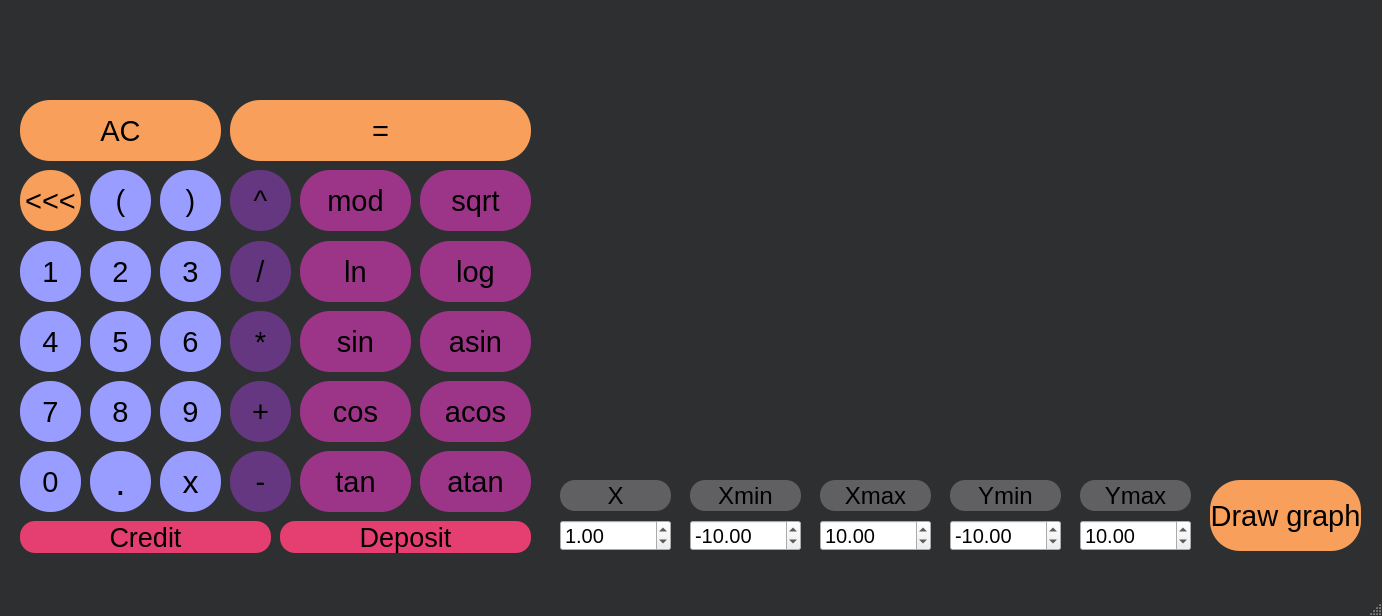
<?xml version="1.0" encoding="UTF-8"?>
<ui version="4.0">
 <class>s21_view</class>
 <widget class="QMainWindow" name="s21_view">
  <property name="geometry">
   <rect>
    <x>0</x>
    <y>0</y>
    <width>1382</width>
    <height>616</height>
   </rect>
  </property>
  <property name="windowTitle">
   <string>s21_view</string>
  </property>
  <property name="styleSheet">
   <string notr="true">QMainWindow {
	background-color: rgb(46, 47, 48);
}</string>
  </property>
  <widget class="QWidget" name="centralwidget">
   <widget class="QLabel" name="input_box">
    <property name="geometry">
     <rect>
      <x>20</x>
      <y>20</y>
      <width>1341</width>
      <height>71</height>
     </rect>
    </property>
    <property name="font">
     <font>
      <pointsize>25</pointsize>
     </font>
    </property>
    <property name="styleSheet">
     <string notr="true">QLabel {
	background-color: rgb(46, 47, 48);
	border: none;
	color: rgb(255, 255, 255);
	border-radius: 30px;
}</string>
    </property>
    <property name="text">
     <string/>
    </property>
   </widget>
   <widget class="QPushButton" name="AC_button">
    <property name="geometry">
     <rect>
      <x>20</x>
      <y>100</y>
      <width>201</width>
      <height>61</height>
     </rect>
    </property>
    <property name="font">
     <font>
      <pointsize>22</pointsize>
     </font>
    </property>
    <property name="styleSheet">
     <string notr="true">QPushButton {
	background-color: rgb(248, 159, 91);
	border: none;
	color: rgb(0, 0, 0);
	border-radius: 30px;
}
QPushButton:pressed {
	background-color: rgb(153, 84, 255);
	border: none;
	color: rgb(0, 0, 0);
	border-radius: 30px;
}</string>
    </property>
    <property name="text">
     <string>AC</string>
    </property>
   </widget>
   <widget class="QPushButton" name="asin_button">
    <property name="geometry">
     <rect>
      <x>420</x>
      <y>311</y>
      <width>111</width>
      <height>61</height>
     </rect>
    </property>
    <property name="font">
     <font>
      <pointsize>22</pointsize>
     </font>
    </property>
    <property name="styleSheet">
     <string notr="true">QPushButton {
	background-color: rgb(156, 53, 135);
	border: none;
	color: rgb(0, 0, 0);
	border-radius: 30px;
}
QPushButton:pressed {
	background-color: rgb(153, 84, 255);
	border: none;
	color: rgb(0, 0, 0);
	border-radius: 30px;
}</string>
    </property>
    <property name="text">
     <string>asin</string>
    </property>
   </widget>
   <widget class="QPushButton" name="mul_button">
    <property name="geometry">
     <rect>
      <x>230</x>
      <y>311</y>
      <width>61</width>
      <height>61</height>
     </rect>
    </property>
    <property name="font">
     <font>
      <pointsize>22</pointsize>
     </font>
    </property>
    <property name="styleSheet">
     <string notr="true">QPushButton {
	background-color: rgb(101, 55, 128);
	border: none;
	color: rgb(0, 0, 0);
	border-radius: 30px;
}
QPushButton:pressed {
	background-color: rgb(153, 84, 255);
	border: none;
	color: rgb(0, 0, 0);
	border-radius: 30px;
}</string>
    </property>
    <property name="text">
     <string>*</string>
    </property>
    <property name="iconSize">
     <size>
      <width>16</width>
      <height>16</height>
     </size>
    </property>
   </widget>
   <widget class="QPushButton" name="degree_button">
    <property name="geometry">
     <rect>
      <x>230</x>
      <y>170</y>
      <width>61</width>
      <height>61</height>
     </rect>
    </property>
    <property name="font">
     <font>
      <pointsize>22</pointsize>
     </font>
    </property>
    <property name="styleSheet">
     <string notr="true">QPushButton {
	background-color: rgb(101, 55, 128);
	border: none;
	color: rgb(0, 0, 0);
	border-radius: 30px;
}
QPushButton:pressed {
	background-color: rgb(153, 84, 255);
	border: none;
	color: rgb(0, 0, 0);
	border-radius: 30px;
}</string>
    </property>
    <property name="text">
     <string>^</string>
    </property>
   </widget>
   <widget class="QPushButton" name="sin_button">
    <property name="geometry">
     <rect>
      <x>300</x>
      <y>311</y>
      <width>111</width>
      <height>61</height>
     </rect>
    </property>
    <property name="font">
     <font>
      <pointsize>22</pointsize>
     </font>
    </property>
    <property name="styleSheet">
     <string notr="true">QPushButton {
	background-color: rgb(156, 53, 135);
	border: none;
	color: rgb(0, 0, 0);
	border-radius: 30px;
}
QPushButton:pressed {
	background-color: rgb(153, 84, 255);
	border: none;
	color: rgb(0, 0, 0);
	border-radius: 30px;
}</string>
    </property>
    <property name="text">
     <string>sin</string>
    </property>
   </widget>
   <widget class="QPushButton" name="zero_button">
    <property name="geometry">
     <rect>
      <x>20</x>
      <y>451</y>
      <width>61</width>
      <height>61</height>
     </rect>
    </property>
    <property name="font">
     <font>
      <pointsize>22</pointsize>
     </font>
    </property>
    <property name="styleSheet">
     <string notr="true">QPushButton {
	background-color: rgb(152, 157, 255);
	border: none;
	color: rgb(0, 0, 0);
	border-radius: 30px;
}
QPushButton:pressed {
	background-color: rgb(153, 84, 255);
	border: none;
	color: rgb(0, 0, 0);
	border-radius: 30px;
}</string>
    </property>
    <property name="text">
     <string>0</string>
    </property>
   </widget>
   <widget class="QPushButton" name="plus_button">
    <property name="geometry">
     <rect>
      <x>230</x>
      <y>381</y>
      <width>61</width>
      <height>61</height>
     </rect>
    </property>
    <property name="font">
     <font>
      <pointsize>22</pointsize>
     </font>
    </property>
    <property name="styleSheet">
     <string notr="true">QPushButton {
	background-color: rgb(101, 55, 128);
	border: none;
	color: rgb(0, 0, 0);
	border-radius: 30px;
}
QPushButton:pressed {
	background-color: rgb(153, 84, 255);
	border: none;
	color: rgb(0, 0, 0);
	border-radius: 30px;
}</string>
    </property>
    <property name="text">
     <string>+</string>
    </property>
   </widget>
   <widget class="QPushButton" name="acos_button">
    <property name="geometry">
     <rect>
      <x>420</x>
      <y>381</y>
      <width>111</width>
      <height>61</height>
     </rect>
    </property>
    <property name="font">
     <font>
      <pointsize>22</pointsize>
     </font>
    </property>
    <property name="styleSheet">
     <string notr="true">QPushButton {
	background-color: rgb(156, 53, 135);
	border: none;
	color: rgb(0, 0, 0);
	border-radius: 30px;
}
QPushButton:pressed {
	background-color: rgb(153, 84, 255);
	border: none;
	color: rgb(0, 0, 0);
	border-radius: 30px;
}</string>
    </property>
    <property name="text">
     <string>acos</string>
    </property>
   </widget>
   <widget class="QPushButton" name="four_button">
    <property name="geometry">
     <rect>
      <x>20</x>
      <y>311</y>
      <width>61</width>
      <height>61</height>
     </rect>
    </property>
    <property name="font">
     <font>
      <pointsize>22</pointsize>
     </font>
    </property>
    <property name="styleSheet">
     <string notr="true">QPushButton {
	background-color: rgb(152, 157, 255);
	border: none;
	color: rgb(0, 0, 0);
	border-radius: 30px;
}
QPushButton:pressed {
	background-color: rgb(153, 84, 255);
	border: none;
	color: rgb(0, 0, 0);
	border-radius: 30px;
}</string>
    </property>
    <property name="text">
     <string>4</string>
    </property>
   </widget>
   <widget class="QPushButton" name="mod_button">
    <property name="geometry">
     <rect>
      <x>300</x>
      <y>170</y>
      <width>111</width>
      <height>61</height>
     </rect>
    </property>
    <property name="font">
     <font>
      <pointsize>22</pointsize>
     </font>
    </property>
    <property name="styleSheet">
     <string notr="true">QPushButton {
	background-color: rgb(156, 53, 135);
	border: none;
	color: rgb(0, 0, 0);
	border-radius: 30px;
}
QPushButton:pressed {
	background-color: rgb(153, 84, 255);
	border: none;
	color: rgb(0, 0, 0);
	border-radius: 30px;
}</string>
    </property>
    <property name="text">
     <string>mod</string>
    </property>
   </widget>
   <widget class="QPushButton" name="one_button">
    <property name="geometry">
     <rect>
      <x>20</x>
      <y>241</y>
      <width>61</width>
      <height>61</height>
     </rect>
    </property>
    <property name="font">
     <font>
      <pointsize>22</pointsize>
     </font>
    </property>
    <property name="styleSheet">
     <string notr="true">QPushButton {
	background-color: rgb(152, 157, 255);
	border: none;
	color: rgb(0, 0, 0);
	border-radius: 30px;
}
QPushButton:pressed {
	background-color: rgb(153, 84, 255);
	border: none;
	color: rgb(0, 0, 0);
	border-radius: 30px;
}</string>
    </property>
    <property name="text">
     <string>1</string>
    </property>
   </widget>
   <widget class="QPushButton" name="seven_button">
    <property name="geometry">
     <rect>
      <x>20</x>
      <y>381</y>
      <width>61</width>
      <height>61</height>
     </rect>
    </property>
    <property name="font">
     <font>
      <pointsize>22</pointsize>
     </font>
    </property>
    <property name="styleSheet">
     <string notr="true">QPushButton {
	background-color: rgb(152, 157, 255);
	border: none;
	color: rgb(0, 0, 0);
	border-radius: 30px;
}
QPushButton:pressed {
	background-color: rgb(153, 84, 255);
	border: none;
	color: rgb(0, 0, 0);
	border-radius: 30px;
}</string>
    </property>
    <property name="text">
     <string>7</string>
    </property>
   </widget>
   <widget class="QPushButton" name="tan_button">
    <property name="geometry">
     <rect>
      <x>300</x>
      <y>451</y>
      <width>111</width>
      <height>61</height>
     </rect>
    </property>
    <property name="font">
     <font>
      <pointsize>22</pointsize>
     </font>
    </property>
    <property name="styleSheet">
     <string notr="true">QPushButton {
	background-color: rgb(156, 53, 135);
	border: none;
	color: rgb(0, 0, 0);
	border-radius: 30px;
}
QPushButton:pressed {
	background-color: rgb(153, 84, 255);
	border: none;
	color: rgb(0, 0, 0);
	border-radius: 30px;
}</string>
    </property>
    <property name="text">
     <string>tan</string>
    </property>
   </widget>
   <widget class="QPushButton" name="del_button">
    <property name="geometry">
     <rect>
      <x>20</x>
      <y>170</y>
      <width>61</width>
      <height>61</height>
     </rect>
    </property>
    <property name="font">
     <font>
      <pointsize>22</pointsize>
     </font>
    </property>
    <property name="styleSheet">
     <string notr="true">QPushButton {
	background-color: rgb(248, 159, 91);
	border: none;
	color: rgb(0, 0, 0);
	border-radius: 30px;
}
QPushButton:pressed {
	background-color: rgb(153, 84, 255);
	border: none;
	color: rgb(0, 0, 0);
	border-radius: 30px;
}</string>
    </property>
    <property name="text">
     <string>&lt;&lt;&lt;</string>
    </property>
   </widget>
   <widget class="QPushButton" name="two_button">
    <property name="geometry">
     <rect>
      <x>90</x>
      <y>241</y>
      <width>61</width>
      <height>61</height>
     </rect>
    </property>
    <property name="font">
     <font>
      <pointsize>22</pointsize>
     </font>
    </property>
    <property name="styleSheet">
     <string notr="true">QPushButton {
	background-color: rgb(152, 157, 255);
	border: none;
	color: rgb(0, 0, 0);
	border-radius: 30px;
}
QPushButton:pressed {
	background-color: rgb(153, 84, 255);
	border: none;
	color: rgb(0, 0, 0);
	border-radius: 30px;
}</string>
    </property>
    <property name="text">
     <string>2</string>
    </property>
   </widget>
   <widget class="QPushButton" name="ln_button">
    <property name="geometry">
     <rect>
      <x>300</x>
      <y>241</y>
      <width>111</width>
      <height>61</height>
     </rect>
    </property>
    <property name="font">
     <font>
      <pointsize>22</pointsize>
     </font>
    </property>
    <property name="styleSheet">
     <string notr="true">QPushButton {
	background-color: rgb(156, 53, 135);
	border: none;
	color: rgb(0, 0, 0);
	border-radius: 30px;
}
QPushButton:pressed {
	background-color: rgb(153, 84, 255);
	border: none;
	color: rgb(0, 0, 0);
	border-radius: 30px;
}</string>
    </property>
    <property name="text">
     <string>ln</string>
    </property>
   </widget>
   <widget class="QPushButton" name="eight_button">
    <property name="geometry">
     <rect>
      <x>90</x>
      <y>381</y>
      <width>61</width>
      <height>61</height>
     </rect>
    </property>
    <property name="font">
     <font>
      <pointsize>22</pointsize>
     </font>
    </property>
    <property name="styleSheet">
     <string notr="true">QPushButton {
	background-color: rgb(152, 157, 255);
	border: none;
	color: rgb(0, 0, 0);
	border-radius: 30px;
}
QPushButton:pressed {
	background-color: rgb(153, 84, 255);
	border: none;
	color: rgb(0, 0, 0);
	border-radius: 30px;
}</string>
    </property>
    <property name="text">
     <string>8</string>
    </property>
   </widget>
   <widget class="QPushButton" name="log_button">
    <property name="geometry">
     <rect>
      <x>420</x>
      <y>241</y>
      <width>111</width>
      <height>61</height>
     </rect>
    </property>
    <property name="font">
     <font>
      <pointsize>22</pointsize>
     </font>
    </property>
    <property name="styleSheet">
     <string notr="true">QPushButton {
	background-color: rgb(156, 53, 135);
	border: none;
	color: rgb(0, 0, 0);
	border-radius: 30px;
}
QPushButton:pressed {
	background-color: rgb(153, 84, 255);
	border: none;
	color: rgb(0, 0, 0);
	border-radius: 30px;
}</string>
    </property>
    <property name="text">
     <string>log</string>
    </property>
   </widget>
   <widget class="QPushButton" name="atan_button">
    <property name="geometry">
     <rect>
      <x>420</x>
      <y>451</y>
      <width>111</width>
      <height>61</height>
     </rect>
    </property>
    <property name="font">
     <font>
      <pointsize>22</pointsize>
     </font>
    </property>
    <property name="styleSheet">
     <string notr="true">QPushButton {
	background-color: rgb(156, 53, 135);
	border: none;
	color: rgb(0, 0, 0);
	border-radius: 30px;
}
QPushButton:pressed {
	background-color: rgb(153, 84, 255);
	border: none;
	color: rgb(0, 0, 0);
	border-radius: 30px;
}</string>
    </property>
    <property name="text">
     <string>atan</string>
    </property>
   </widget>
   <widget class="QPushButton" name="minus_button">
    <property name="geometry">
     <rect>
      <x>230</x>
      <y>451</y>
      <width>61</width>
      <height>61</height>
     </rect>
    </property>
    <property name="font">
     <font>
      <pointsize>22</pointsize>
     </font>
    </property>
    <property name="styleSheet">
     <string notr="true">QPushButton {
	background-color: rgb(101, 55, 128);
	border: none;
	color: rgb(0, 0, 0);
	border-radius: 30px;
}
QPushButton:pressed {
	background-color: rgb(153, 84, 255);
	border: none;
	color: rgb(0, 0, 0);
	border-radius: 30px;
}</string>
    </property>
    <property name="text">
     <string>-</string>
    </property>
   </widget>
   <widget class="QPushButton" name="five_button">
    <property name="geometry">
     <rect>
      <x>90</x>
      <y>311</y>
      <width>61</width>
      <height>61</height>
     </rect>
    </property>
    <property name="font">
     <font>
      <pointsize>22</pointsize>
     </font>
    </property>
    <property name="styleSheet">
     <string notr="true">QPushButton {
	background-color: rgb(152, 157, 255);
	border: none;
	color: rgb(0, 0, 0);
	border-radius: 30px;
}
QPushButton:pressed {
	background-color: rgb(153, 84, 255);
	border: none;
	color: rgb(0, 0, 0);
	border-radius: 30px;
}</string>
    </property>
    <property name="text">
     <string>5</string>
    </property>
   </widget>
   <widget class="QPushButton" name="x_button">
    <property name="geometry">
     <rect>
      <x>160</x>
      <y>451</y>
      <width>61</width>
      <height>61</height>
     </rect>
    </property>
    <property name="font">
     <font>
      <pointsize>24</pointsize>
     </font>
    </property>
    <property name="styleSheet">
     <string notr="true">QPushButton {
	background-color: rgb(152, 157, 255);
	border: none;
	color: rgb(0, 0, 0);
	border-radius: 30px;
}
QPushButton:pressed {
	background-color: rgb(153, 84, 255);
	border: none;
	color: rgb(0, 0, 0);
	border-radius: 30px;
}</string>
    </property>
    <property name="text">
     <string>x</string>
    </property>
   </widget>
   <widget class="QPushButton" name="three_button">
    <property name="geometry">
     <rect>
      <x>160</x>
      <y>241</y>
      <width>61</width>
      <height>61</height>
     </rect>
    </property>
    <property name="font">
     <font>
      <pointsize>22</pointsize>
     </font>
    </property>
    <property name="styleSheet">
     <string notr="true">QPushButton {
	background-color: rgb(152, 157, 255);
	border: none;
	color: rgb(0, 0, 0);
	border-radius: 30px;
}
QPushButton:pressed {
	background-color: rgb(153, 84, 255);
	border: none;
	color: rgb(0, 0, 0);
	border-radius: 30px;
}</string>
    </property>
    <property name="text">
     <string>3</string>
    </property>
   </widget>
   <widget class="QPushButton" name="sqrt_button">
    <property name="geometry">
     <rect>
      <x>420</x>
      <y>170</y>
      <width>111</width>
      <height>61</height>
     </rect>
    </property>
    <property name="font">
     <font>
      <pointsize>22</pointsize>
     </font>
    </property>
    <property name="styleSheet">
     <string notr="true">QPushButton {
	background-color: rgb(156, 53, 135);
	border: none;
	color: rgb(0, 0, 0);
	border-radius: 30px;
}
QPushButton:pressed {
	background-color: rgb(153, 84, 255);
	border: none;
	color: rgb(0, 0, 0);
	border-radius: 30px;
}</string>
    </property>
    <property name="text">
     <string>sqrt</string>
    </property>
   </widget>
   <widget class="QPushButton" name="six_button">
    <property name="geometry">
     <rect>
      <x>160</x>
      <y>311</y>
      <width>61</width>
      <height>61</height>
     </rect>
    </property>
    <property name="font">
     <font>
      <pointsize>22</pointsize>
     </font>
    </property>
    <property name="styleSheet">
     <string notr="true">QPushButton {
	background-color: rgb(152, 157, 255);
	border: none;
	color: rgb(0, 0, 0);
	border-radius: 30px;
}
QPushButton:pressed {
	background-color: rgb(153, 84, 255);
	border: none;
	color: rgb(0, 0, 0);
	border-radius: 30px;
}</string>
    </property>
    <property name="text">
     <string>6</string>
    </property>
   </widget>
   <widget class="QPushButton" name="div_button">
    <property name="geometry">
     <rect>
      <x>230</x>
      <y>241</y>
      <width>61</width>
      <height>61</height>
     </rect>
    </property>
    <property name="font">
     <font>
      <pointsize>22</pointsize>
     </font>
    </property>
    <property name="styleSheet">
     <string notr="true">QPushButton {
	background-color: rgb(101, 55, 128);
	border: none;
	color: rgb(0, 0, 0);
	border-radius: 30px;
}
QPushButton:pressed {
	background-color: rgb(153, 84, 255);
	border: none;
	color: rgb(0, 0, 0);
	border-radius: 30px;
}</string>
    </property>
    <property name="text">
     <string>/</string>
    </property>
   </widget>
   <widget class="QPushButton" name="cos_button">
    <property name="geometry">
     <rect>
      <x>300</x>
      <y>381</y>
      <width>111</width>
      <height>61</height>
     </rect>
    </property>
    <property name="font">
     <font>
      <pointsize>22</pointsize>
     </font>
    </property>
    <property name="styleSheet">
     <string notr="true">QPushButton {
	background-color: rgb(156, 53, 135);
	border: none;
	color: rgb(0, 0, 0);
	border-radius: 30px;
}
QPushButton:pressed {
	background-color: rgb(153, 84, 255);
	border: none;
	color: rgb(0, 0, 0);
	border-radius: 30px;
}</string>
    </property>
    <property name="text">
     <string>cos</string>
    </property>
   </widget>
   <widget class="QPushButton" name="equal_button">
    <property name="geometry">
     <rect>
      <x>230</x>
      <y>100</y>
      <width>301</width>
      <height>61</height>
     </rect>
    </property>
    <property name="font">
     <font>
      <pointsize>22</pointsize>
     </font>
    </property>
    <property name="styleSheet">
     <string notr="true">QPushButton {
	background-color: rgb(248, 159, 91);
	border: none;
	color: rgb(0, 0, 0);
	border-radius: 30px;
}
QPushButton:pressed {
	background-color: rgb(153, 84, 255);
	border: none;
	color: rgb(0, 0, 0);
	border-radius: 30px;
}</string>
    </property>
    <property name="text">
     <string>=</string>
    </property>
   </widget>
   <widget class="QPushButton" name="dot_button">
    <property name="geometry">
     <rect>
      <x>90</x>
      <y>451</y>
      <width>61</width>
      <height>61</height>
     </rect>
    </property>
    <property name="font">
     <font>
      <pointsize>28</pointsize>
     </font>
    </property>
    <property name="styleSheet">
     <string notr="true">QPushButton {
	background-color: rgb(152, 157, 255);
	border: none;
	color: rgb(0, 0, 0);
	border-radius: 30px;
}
QPushButton:pressed {
	background-color: rgb(153, 84, 255);
	border: none;
	color: rgb(0, 0, 0);
	border-radius: 30px;
}</string>
    </property>
    <property name="text">
     <string>.</string>
    </property>
   </widget>
   <widget class="QPushButton" name="nine_button">
    <property name="geometry">
     <rect>
      <x>160</x>
      <y>381</y>
      <width>61</width>
      <height>61</height>
     </rect>
    </property>
    <property name="font">
     <font>
      <pointsize>22</pointsize>
     </font>
    </property>
    <property name="styleSheet">
     <string notr="true">QPushButton {
	background-color: rgb(152, 157, 255);
	border: none;
	color: rgb(0, 0, 0);
	border-radius: 30px;
}
QPushButton:pressed {
	background-color: rgb(153, 84, 255);
	border: none;
	color: rgb(0, 0, 0);
	border-radius: 30px;
}</string>
    </property>
    <property name="text">
     <string>9</string>
    </property>
   </widget>
   <widget class="QPushButton" name="credit_button">
    <property name="geometry">
     <rect>
      <x>20</x>
      <y>521</y>
      <width>251</width>
      <height>32</height>
     </rect>
    </property>
    <property name="font">
     <font>
      <pointsize>20</pointsize>
     </font>
    </property>
    <property name="styleSheet">
     <string notr="true">QPushButton {
	background-color: rgb(229, 63, 113);
	border: none;
	color: rgb(0, 0, 0);
	border-radius: 15px;
}
QPushButton:pressed {
	background-color: rgb(153, 84, 255);
	border: none;
	color: rgb(0, 0, 0);
	border-radius: 15px;
}</string>
    </property>
    <property name="text">
     <string>Credit</string>
    </property>
   </widget>
   <widget class="QPushButton" name="deposit_button">
    <property name="geometry">
     <rect>
      <x>280</x>
      <y>521</y>
      <width>251</width>
      <height>32</height>
     </rect>
    </property>
    <property name="font">
     <font>
      <pointsize>20</pointsize>
     </font>
    </property>
    <property name="styleSheet">
     <string notr="true">QPushButton {
	background-color: rgb(229, 63, 113);
	border: none;
	color: rgb(0, 0, 0);
	border-radius: 15px;
}
QPushButton:pressed {
	background-color: rgb(153, 84, 255);
	border: none;
	color: rgb(0, 0, 0);
	border-radius: 15px;
}</string>
    </property>
    <property name="text">
     <string>Deposit</string>
    </property>
   </widget>
   <widget class="QCustomPlot" name="widget" native="true">
    <property name="geometry">
     <rect>
      <x>559</x>
      <y>100</y>
      <width>801</width>
      <height>361</height>
     </rect>
    </property>
   </widget>
   <widget class="QPushButton" name="openBracket_button">
    <property name="geometry">
     <rect>
      <x>90</x>
      <y>170</y>
      <width>61</width>
      <height>61</height>
     </rect>
    </property>
    <property name="font">
     <font>
      <pointsize>22</pointsize>
     </font>
    </property>
    <property name="styleSheet">
     <string notr="true">QPushButton {
	background-color: rgb(152, 157, 255);
	border: none;
	color: rgb(0, 0, 0);
	border-radius: 30px;
}
QPushButton:pressed {
	background-color: rgb(153, 84, 255);
	border: none;
	color: rgb(0, 0, 0);
	border-radius: 30px;
}</string>
    </property>
    <property name="text">
     <string>(</string>
    </property>
   </widget>
   <widget class="QPushButton" name="closeBracket_button">
    <property name="geometry">
     <rect>
      <x>160</x>
      <y>170</y>
      <width>61</width>
      <height>61</height>
     </rect>
    </property>
    <property name="font">
     <font>
      <pointsize>22</pointsize>
     </font>
    </property>
    <property name="styleSheet">
     <string notr="true">QPushButton {
	background-color: rgb(152, 157, 255);
	border: none;
	color: rgb(0, 0, 0);
	border-radius: 30px;
}
QPushButton:pressed {
	background-color: rgb(153, 84, 255);
	border: none;
	color: rgb(0, 0, 0);
	border-radius: 30px;
}</string>
    </property>
    <property name="text">
     <string>)</string>
    </property>
   </widget>
   <widget class="QDoubleSpinBox" name="SpinBox_Xmin">
    <property name="geometry">
     <rect>
      <x>690</x>
      <y>520</y>
      <width>111</width>
      <height>31</height>
     </rect>
    </property>
    <property name="font">
     <font>
      <pointsize>15</pointsize>
     </font>
    </property>
    <property name="minimum">
     <double>-1000000.000000000000000</double>
    </property>
    <property name="maximum">
     <double>1000000.000000000000000</double>
    </property>
    <property name="value">
     <double>-10.000000000000000</double>
    </property>
   </widget>
   <widget class="QDoubleSpinBox" name="SpinBox_Xmax">
    <property name="geometry">
     <rect>
      <x>820</x>
      <y>520</y>
      <width>111</width>
      <height>31</height>
     </rect>
    </property>
    <property name="font">
     <font>
      <pointsize>15</pointsize>
     </font>
    </property>
    <property name="minimum">
     <double>-1000000.000000000000000</double>
    </property>
    <property name="maximum">
     <double>1000000.000000000000000</double>
    </property>
    <property name="value">
     <double>10.000000000000000</double>
    </property>
   </widget>
   <widget class="QDoubleSpinBox" name="SpinBox_Ymin">
    <property name="geometry">
     <rect>
      <x>950</x>
      <y>520</y>
      <width>111</width>
      <height>31</height>
     </rect>
    </property>
    <property name="font">
     <font>
      <pointsize>15</pointsize>
     </font>
    </property>
    <property name="minimum">
     <double>-1000000.000000000000000</double>
    </property>
    <property name="maximum">
     <double>1000000.000000000000000</double>
    </property>
    <property name="value">
     <double>-10.000000000000000</double>
    </property>
   </widget>
   <widget class="QDoubleSpinBox" name="SpinBox_Ymax">
    <property name="geometry">
     <rect>
      <x>1080</x>
      <y>520</y>
      <width>111</width>
      <height>31</height>
     </rect>
    </property>
    <property name="font">
     <font>
      <pointsize>15</pointsize>
     </font>
    </property>
    <property name="minimum">
     <double>-1000000.000000000000000</double>
    </property>
    <property name="maximum">
     <double>1000000.000000000000000</double>
    </property>
    <property name="value">
     <double>10.000000000000000</double>
    </property>
   </widget>
   <widget class="QPushButton" name="draw_button">
    <property name="geometry">
     <rect>
      <x>1210</x>
      <y>480</y>
      <width>151</width>
      <height>71</height>
     </rect>
    </property>
    <property name="font">
     <font>
      <pointsize>22</pointsize>
     </font>
    </property>
    <property name="styleSheet">
     <string notr="true">QPushButton {
	background-color: rgb(248, 159, 91);
	border: none;
	color: rgb(0, 0, 0);
	border-radius: 30px;
}
QPushButton:pressed {
	background-color: rgb(153, 84, 255);
	border: none;
	color: rgb(0, 0, 0);
	border-radius: 30px;
}</string>
    </property>
    <property name="text">
     <string>Draw graph</string>
    </property>
   </widget>
   <widget class="QPushButton" name="minus_button_2">
    <property name="geometry">
     <rect>
      <x>690</x>
      <y>480</y>
      <width>111</width>
      <height>31</height>
     </rect>
    </property>
    <property name="font">
     <font>
      <pointsize>18</pointsize>
     </font>
    </property>
    <property name="styleSheet">
     <string notr="true">QPushButton {
	background-color: rgb(96, 95, 97);
	border: none;
	color: rgb(0, 0, 0);
	border-radius: 15px;
}</string>
    </property>
    <property name="text">
     <string>Xmin</string>
    </property>
   </widget>
   <widget class="QPushButton" name="minus_button_3">
    <property name="geometry">
     <rect>
      <x>820</x>
      <y>480</y>
      <width>111</width>
      <height>31</height>
     </rect>
    </property>
    <property name="font">
     <font>
      <pointsize>18</pointsize>
     </font>
    </property>
    <property name="styleSheet">
     <string notr="true">QPushButton {
	background-color: rgb(96, 95, 97);
	border: none;
	color: rgb(0, 0, 0);
	border-radius: 15px;
}</string>
    </property>
    <property name="text">
     <string>Xmax</string>
    </property>
   </widget>
   <widget class="QPushButton" name="minus_button_4">
    <property name="geometry">
     <rect>
      <x>950</x>
      <y>480</y>
      <width>111</width>
      <height>31</height>
     </rect>
    </property>
    <property name="font">
     <font>
      <pointsize>18</pointsize>
     </font>
    </property>
    <property name="styleSheet">
     <string notr="true">QPushButton {
	background-color: rgb(96, 95, 97);
	border: none;
	color: rgb(0, 0, 0);
	border-radius: 15px;
}</string>
    </property>
    <property name="text">
     <string>Ymin</string>
    </property>
   </widget>
   <widget class="QPushButton" name="minus_button_5">
    <property name="geometry">
     <rect>
      <x>1080</x>
      <y>480</y>
      <width>111</width>
      <height>31</height>
     </rect>
    </property>
    <property name="font">
     <font>
      <pointsize>18</pointsize>
     </font>
    </property>
    <property name="styleSheet">
     <string notr="true">QPushButton {
	background-color: rgb(96, 95, 97);
	border: none;
	color: rgb(0, 0, 0);
	border-radius: 15px;
}</string>
    </property>
    <property name="text">
     <string>Ymax</string>
    </property>
   </widget>
   <widget class="QPushButton" name="minus_button_6">
    <property name="geometry">
     <rect>
      <x>560</x>
      <y>480</y>
      <width>111</width>
      <height>31</height>
     </rect>
    </property>
    <property name="font">
     <font>
      <pointsize>18</pointsize>
     </font>
    </property>
    <property name="styleSheet">
     <string notr="true">QPushButton {
	background-color: rgb(96, 95, 97);
	border: none;
	color: rgb(0, 0, 0);
	border-radius: 15px;
}</string>
    </property>
    <property name="text">
     <string>X</string>
    </property>
   </widget>
   <widget class="QDoubleSpinBox" name="x_val">
    <property name="geometry">
     <rect>
      <x>560</x>
      <y>520</y>
      <width>111</width>
      <height>31</height>
     </rect>
    </property>
    <property name="font">
     <font>
      <pointsize>15</pointsize>
     </font>
    </property>
    <property name="minimum">
     <double>-1000000.000000000000000</double>
    </property>
    <property name="maximum">
     <double>1000000.000000000000000</double>
    </property>
    <property name="value">
     <double>1.000000000000000</double>
    </property>
   </widget>
  </widget>
  <widget class="QMenuBar" name="menubar">
   <property name="geometry">
    <rect>
     <x>0</x>
     <y>0</y>
     <width>1382</width>
     <height>24</height>
    </rect>
   </property>
  </widget>
  <widget class="QStatusBar" name="statusbar"/>
 </widget>
 <customwidgets>
  <customwidget>
   <class>QCustomPlot</class>
   <extends>QWidget</extends>
   <header>qcustomplot.h</header>
   <container>1</container>
  </customwidget>
 </customwidgets>
 <resources/>
 <connections/>
</ui>
